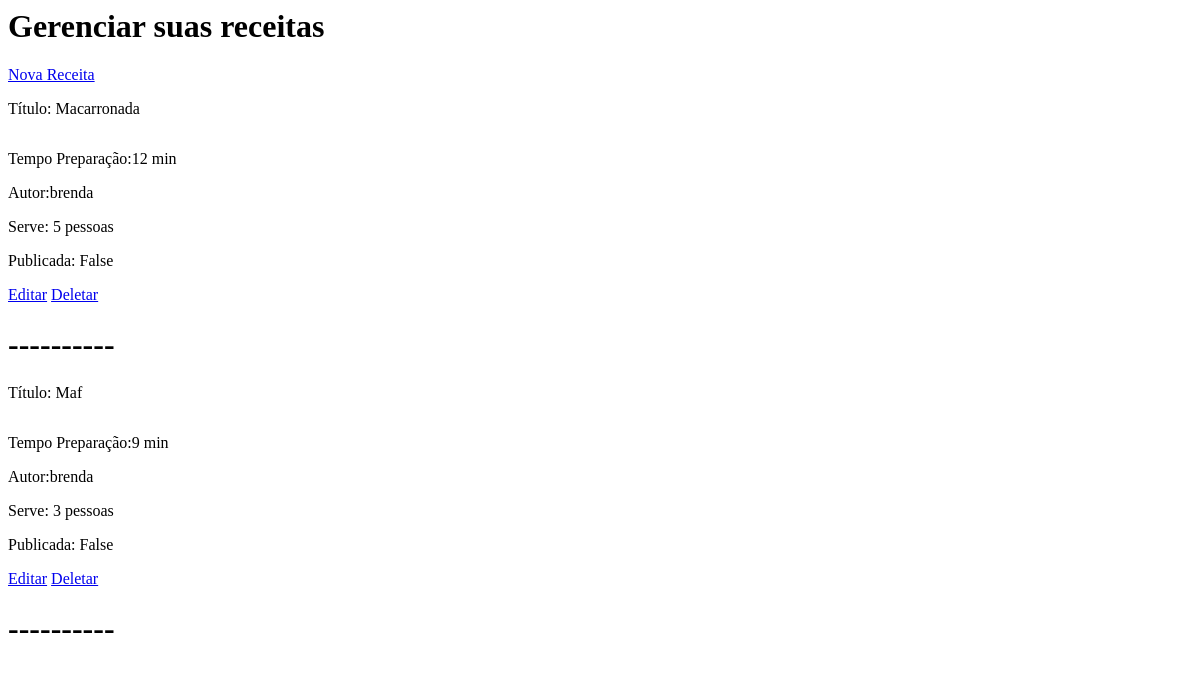
Page /receitas/gerenciar_receitas (signed in) on the earlier database version.
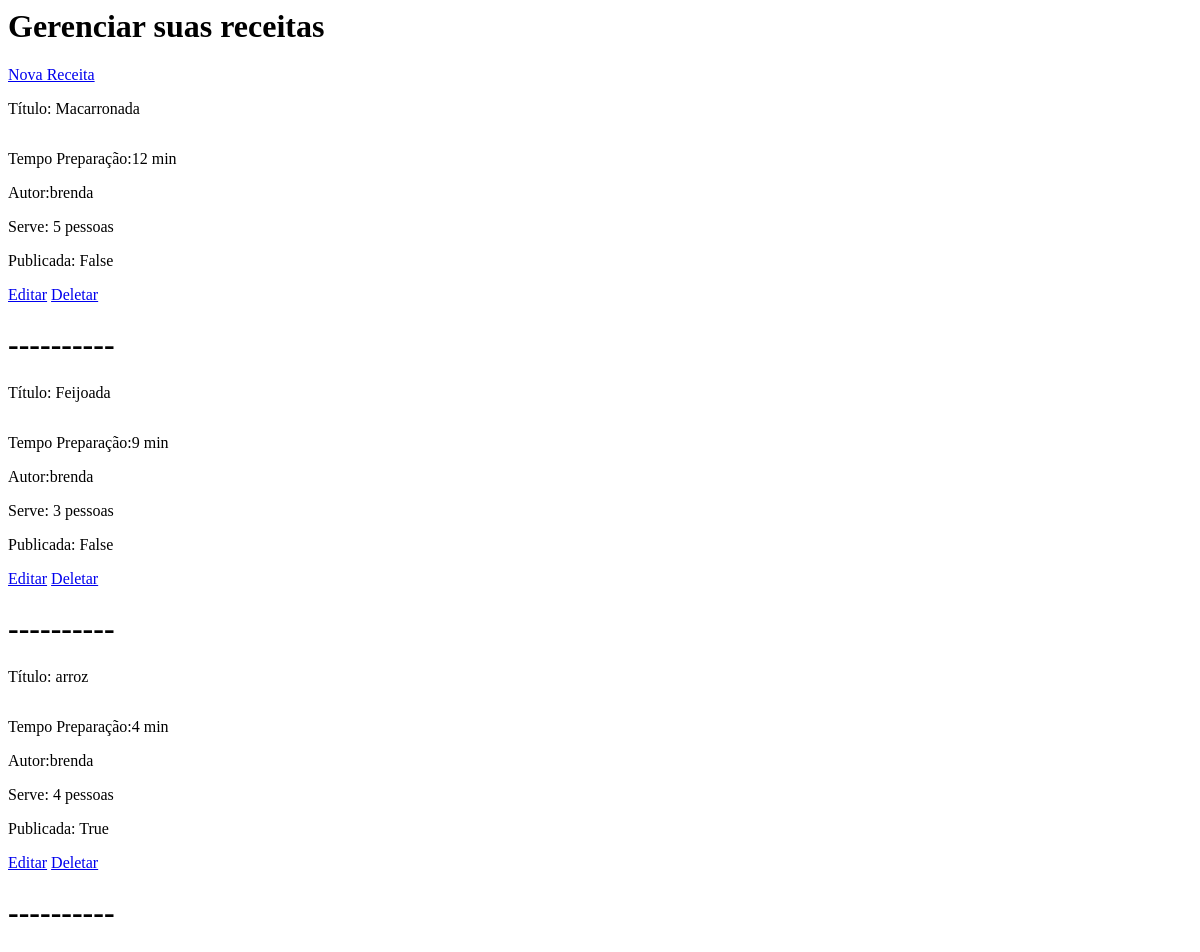
Same page on the later database version.
### receita/models.py (models this page shows)
class Receita(models.Model):
    titulo = models.CharField(max_length=70, blank=False)
    descricao = models.TextField(max_length=200)
    tempo_preparacao = models.IntegerField()
    serve_pessoas = models.IntegerField()
    serve_porcoes = models.CharField(max_length=60)
    publicada = models.BooleanField(default=False)
    imagem = models.ImageField(upload_to='imagens', blank=False)
    autor = models.ForeignKey(User,on_delete=models.CASCADE, blank=False)

### receita/views.py (the view)
# urls.py: path('gerenciar_receitas', views.gerenciar_receitas, name='gerenciar_receitas' ),
@login_required
def gerenciar_receitas(request):
    if request.method =='GET':
        receitas = Receita.objects.filter(autor=request.user.id)
        return render(request, 'gerenciar_receitas.html', {'receitas': receitas})

### receita/templates/gerenciar_receitas.html (shortened to what this page needs)
{% load static %}
<h1> Gerenciar suas receitas </h1>
<a href="{% url 'nova_receita'  %}">Nova Receita</a>
{% if receitas %}
    {% for receita in receitas %}
        <p>Título: {{receita.titulo}}</p>
        <p>Tempo Preparação:{{receita.tempo_preparacao }} min</p>
        <p>Autor:{{receita.autor}}</p>
        <p>Serve: {{receita.serve_pessoas}} pessoas</p>
        <p>Publicada: {{receita.publicada}}</p>
        <a href="{% url 'editar_receita' receita.id  %}">Editar</a>
        <a href="{% url 'deletar_receita' receita.id %}">Deletar</a>
        <h1>----------</h1>
    {% endfor %}
{% else %}
<h1> Você não tem receitas cadastradas </h1>
{% endif %}

Differences in the rows shown:
changed Receita: titulo "Maf" → "Feijoada"
added Receita: titulo "arroz", tempo_preparacao "4", autor "brenda", serve_pessoas "4", publicada "True"
